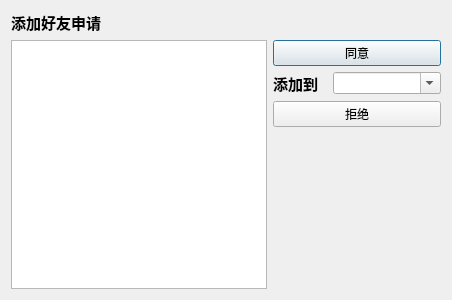
<?xml version="1.0" encoding="UTF-8"?>
<ui version="4.0">
 <class>AddFriendDialog</class>
 <widget class="QDialog" name="AddFriendDialog">
  <property name="geometry">
   <rect>
    <x>0</x>
    <y>0</y>
    <width>452</width>
    <height>300</height>
   </rect>
  </property>
  <property name="windowTitle">
   <string>Dialog</string>
  </property>
  <layout class="QVBoxLayout" name="verticalLayout_3">
   <item>
    <layout class="QVBoxLayout" name="verticalLayout_2">
     <item>
      <widget class="QLabel" name="label">
       <property name="font">
        <font>
         <family>微软雅黑</family>
         <pointsize>11</pointsize>
         <weight>75</weight>
         <bold>true</bold>
        </font>
       </property>
       <property name="text">
        <string>添加好友申请</string>
       </property>
      </widget>
     </item>
     <item>
      <layout class="QHBoxLayout" name="horizontalLayout_2">
       <item>
        <widget class="QTextEdit" name="textEdit">
         <property name="font">
          <font>
           <family>微软雅黑</family>
           <pointsize>11</pointsize>
          </font>
         </property>
         <property name="readOnly">
          <bool>true</bool>
         </property>
        </widget>
       </item>
       <item>
        <layout class="QVBoxLayout" name="verticalLayout">
         <item>
          <widget class="QPushButton" name="okBtn">
           <property name="text">
            <string>同意</string>
           </property>
          </widget>
         </item>
         <item>
          <layout class="QHBoxLayout" name="horizontalLayout" stretch="0,1">
           <property name="spacing">
            <number>0</number>
           </property>
           <item>
            <widget class="QLabel" name="label_2">
             <property name="font">
              <font>
               <family>微软雅黑</family>
               <pointsize>11</pointsize>
               <weight>75</weight>
               <bold>true</bold>
              </font>
             </property>
             <property name="text">
              <string>添加到　</string>
             </property>
            </widget>
           </item>
           <item>
            <widget class="QComboBox" name="groupComboBox">
             <property name="editable">
              <bool>true</bool>
             </property>
            </widget>
           </item>
          </layout>
         </item>
         <item>
          <widget class="QPushButton" name="rejectBtn">
           <property name="text">
            <string>拒绝</string>
           </property>
          </widget>
         </item>
         <item>
          <spacer name="verticalSpacer">
           <property name="orientation">
            <enum>Qt::Vertical</enum>
           </property>
           <property name="sizeHint" stdset="0">
            <size>
             <width>20</width>
             <height>68</height>
            </size>
           </property>
          </spacer>
         </item>
        </layout>
       </item>
      </layout>
     </item>
    </layout>
   </item>
  </layout>
 </widget>
 <resources/>
 <connections/>
</ui>
